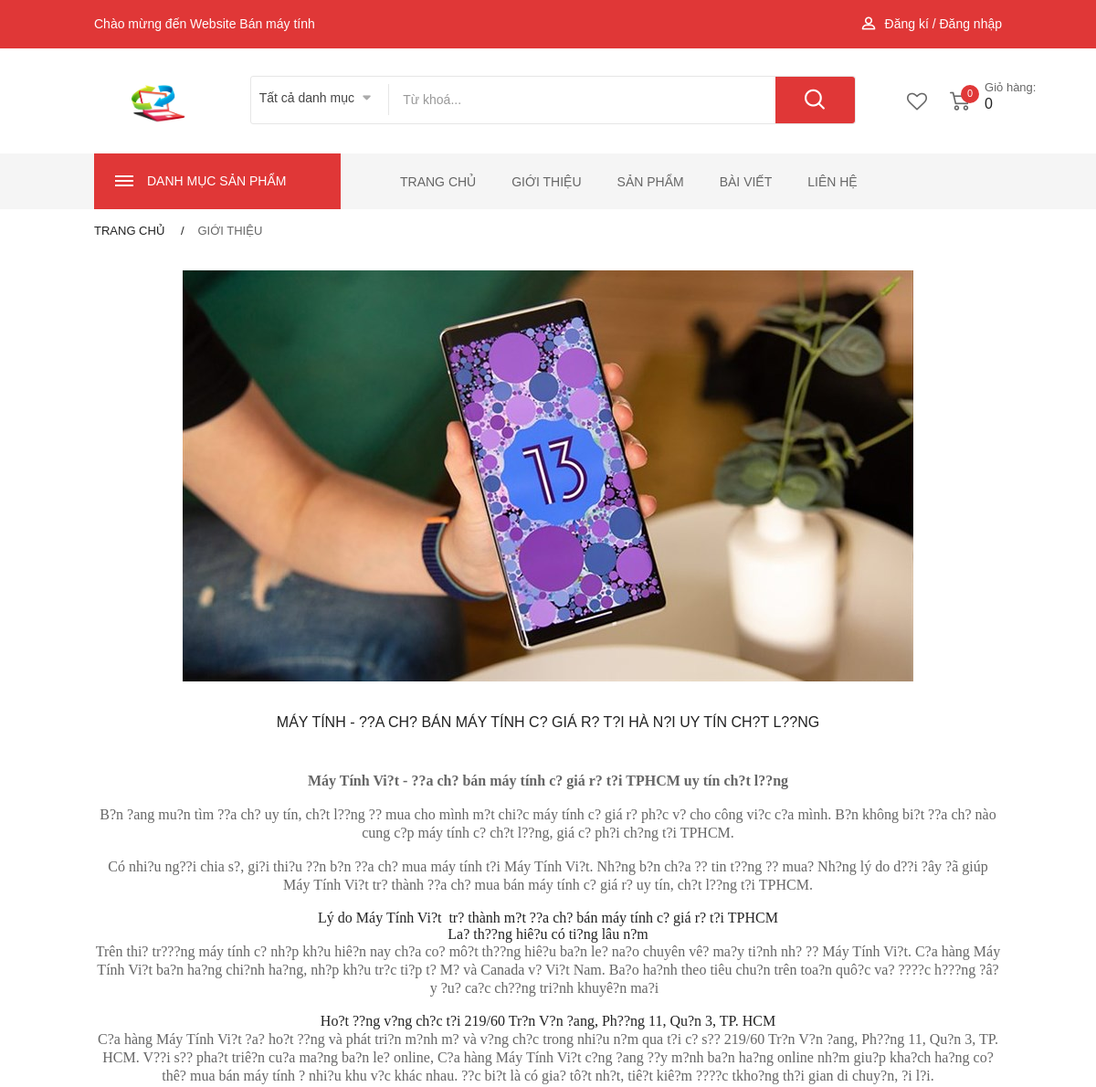
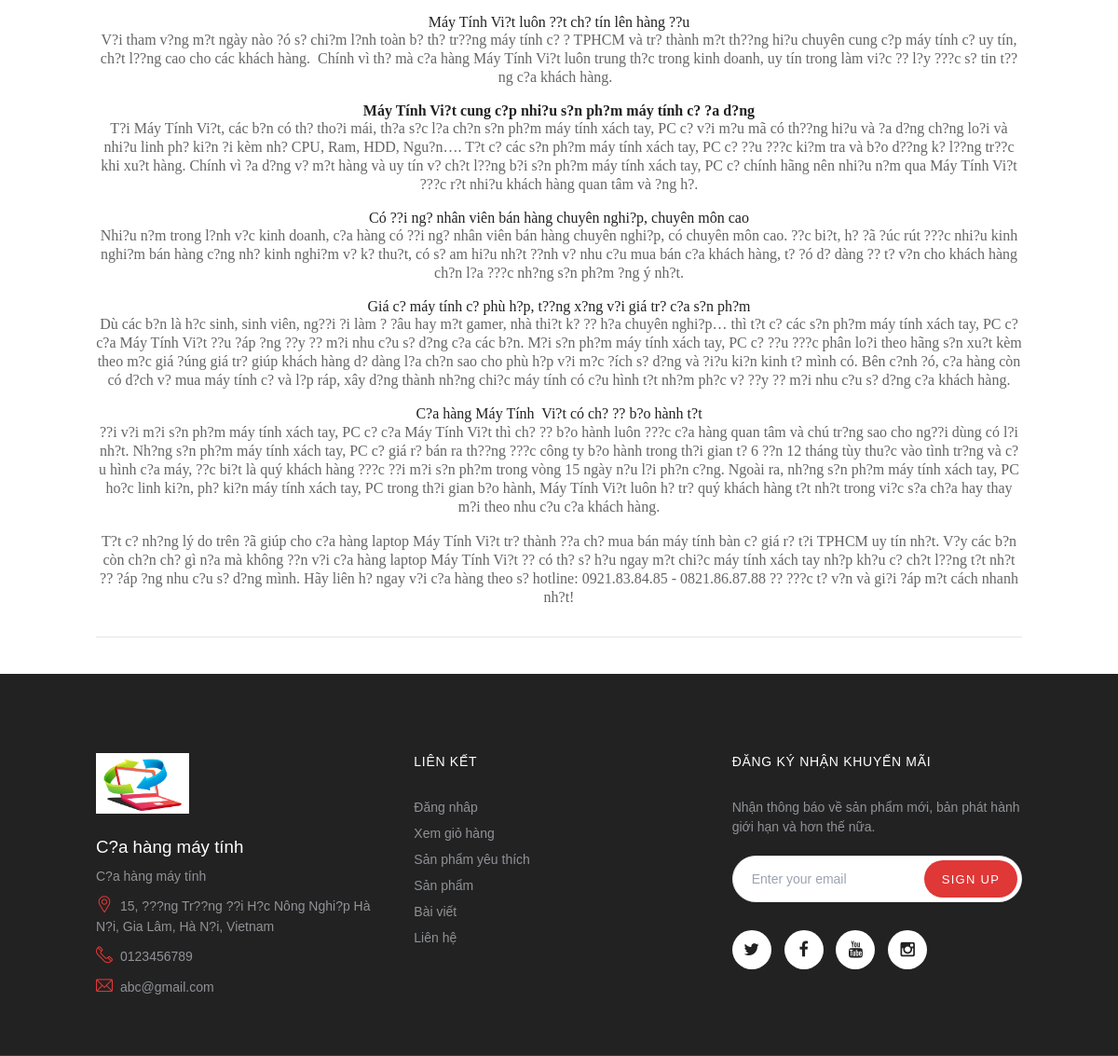
/maytinhv5/about.php, run on the app's committed database (2 pictures, top to bottom).
### tables this page shows
CREATE TABLE `tbl_settings` (
  `id` int(11) NOT NULL,
  `title` varchar(255) NOT NULL,
  `description` varchar(255) NOT NULL,
  `body` text NOT NULL,
  `phone` varchar(255) NOT NULL,
  `email` varchar(255) NOT NULL,
  `address` varchar(255) NOT NULL,
  `link_facebook` varchar(255) NOT NULL,
  `link_youtobe` varchar(255) NOT NULL,
  `link_twitter` varchar(255) NOT NULL,
  `link_instagram` varchar(255) NOT NULL,
  `logo` varchar(255) NOT NULL
);

CREATE TABLE `tbl_news` (
  `newId` int(11) NOT NULL,
  `title` varchar(255) NOT NULL,
  `description` varchar(255) NOT NULL,
  `body` text NOT NULL,
  `type` varchar(255) NOT NULL,
  `status` int(11) NOT NULL,
  `image` text NOT NULL
);

### maytinhv5/lib/session.php (called while the page is built, shortened)
<?php
class Session{
 public static function get($key){
    if (isset($_SESSION[$key])) {
     return $_SESSION[$key];
    } else {
     return false;
    }
 }
}
?>

### maytinhv5/classes/setting.php (called while the page is built, shortened)
<?php
	$filepath = realpath(dirname(__FILE__));
	include_once ($filepath.'/../lib/database.php');
?>
<?php
	class setting
	{
		private $db;
		public function __construct()
		{
			$this->db = new Database();
		}
        public function getSetting($id = 1)
        {
            $query = "SELECT * FROM tbl_settings where id = '$id'";
			$result = $this->db->select($query);
			return $result;
        }
	}
?>

### maytinhv5/lib/database.php (called while the page is built, shortened)
<?php
Class Database{
   public $host   = "localhost";
   public $user   = "root";
   public $pass   = "";
   public $dbname = "laptop";
   public $link;
private function connectDB(){
   $this->link = new mysqli($this->host, $this->user, $this->pass, $this->dbname);
   $this->link->set_charset("utf8");
 }
public function select($query){
  $result = $this->link->query($query) or
   die($this->link->error.__LINE__);
  if($result->num_rows > 0){
    return $result;
  } else {
    return false;
  }
 }
}

### maytinhv5/classes/cart.php (called while the page is built, shortened)
<?php
$filepath = realpath(dirname(__FILE__));
include_once($filepath . '/../lib/database.php');
?>
<?php
class cart
{
    private $db;
    public function __construct()
    {
        $this->db = new Database();
    }
    public function check_cart()
    {
        $sId = session_id();
        $query = "SELECT * FROM tbl_cart WHERE sId = '$sId'";
        $result = $this->db->select($query);
        return $result;
    }
}
?>

### maytinhv5/classes/new.php (called while the page is built, shortened)
<?php
	$filepath = realpath(dirname(__FILE__));
	include_once ($filepath.'/../lib/database.php');
?>
<?php
	class news
	{
		private $db;
		public function __construct()
		{
			$this->db = new Database();
		}
		public function show_about(){
			$query = "SELECT * FROM tbl_news where type = 0 LIMIT 1" ;
			$result = $this->db->select($query);
			return $result;
		}
	}
?>

### maytinhv5/about.php (the view)
<?php
	include 'includes/header.php';
?>
 <main class="site-main about-us">
        <div class="container">
            <ol class="breadcrumb-page">
                <li><a href="index-2.html">Trang chủ </a></li>
                <li class="active"><a href="#">Giới thiệu</a></li>
            </ol>
        </div>
        <?php $result =  $new->show_about();
        if($result){
            while($data = $result->fetch_assoc()){
        ?>
        <div class="container">
            <div class="banner-paralax">
                <a href="#"><img src="admin/uploads/<?php echo $data['image'] ?>" alt="banner-paralax"></a>
            </div>
        </div>
        <div class="container">
            <div class="about-text">
                <span class="about-text-center"><?php echo $data['title'] ?></span>
                <p><?php echo $data['body'] ?></p>
            </div>
        </div>
       <?php } } ?>
    </main>
<?php
	include 'includes/footer.php';
 ?>

### maytinhv5/includes/header.php (shortened to what this page needs)
<?php
include 'lib/session.php';
?>
<?php
include 'lib/database.php';
include 'classes/new.php';
$ct = new cart();
$new = new news();
$setting = new setting();
?>
<!DOCTYPE HTML>
<head>
	<link rel="stylesheet" type="text/css" href="assets/fonts/flaticon/flaticon.css">
	<link rel="stylesheet" type="text/css" href="assets/css/animate.css">
	<link rel="stylesheet" type="text/css" href="assets/css/bootstrap.min.css">
	<link rel="stylesheet" type="text/css" href="assets/css/font-awesome.css">
	<link rel="stylesheet" type="text/css" href="assets/css/pe-icon-7-stroke.css">
	<link rel="stylesheet" type="text/css" href="assets/css/owl.carousel.css">
	<link rel="stylesheet" type="text/css" href="assets/css/chosen.css">
	<link rel="stylesheet" type="text/css" href="assets/css/jquery.bxslider.css">
	<link rel="stylesheet" type="text/css" href="assets/css/style.css">
	<link href="dist/output.css" rel="stylesheet">
	<link rel="stylesheet" href="https://cdnjs.cloudflare.com/ajax/libs/notify/0.4.2/styles/metro/notify-metro.css" />
</head>
<body class="index-opt-1">
	<div class="wrapper">
		<header class="site-header header-opt-1">
			<div class="header-top">
				<div class="container">
					<ul class="nav-top-left">
						<li><a href="#">Chào mừng đến Website Bán máy tính</a></li>
					</ul>
					<ul class="nav-top-right dagon-nav">
						<li class="menu-item-has-children">
							<?php
								$login_check = Session::get('customer_login');
								if ($login_check) {
									echo '
									<a href="#"><i class="flaticon-profile" aria-hidden="true"></i>
										Tài khoản
									</a>
									';
								}else{
									echo '
									<a href="login.php"><i class="flaticon-profile" aria-hidden="true"></i>
										Đăng kí / Đăng nhập
									</a>
									';
								}
							?>
						</li>
					</ul>
				</div>
			</div>
			<?php
            $get_setting = $setting->getSetting();
            if($get_setting){
                while($result = $get_setting->fetch_assoc()){
            ?>
			<div class="header-content">
				<div class="container">
					<div class="row">
						<div class="col-md-2 nav-left">
							<strong class="logo">
								<a href="index.php"><img style="width: 70px;" src="admin/uploads/<?php echo $result['logo'] ?>" alt="logo"></a>
							</strong>
						</div>
						<div class="col-md-8 nav-mind">
							<div class="block-search">
								<div class="block-content">
								<form action="search.php" method="post">
									<div class="categori-search ">
										<select title="categories" name="category" data-placeholder="All Categories" class="chosen-select categori-search-option">
										<option value="all">Tất cả danh mục</option>
										</select>
									</div>
									<div class="form-search">
										<div class="box-group">
											<input type="text" name="tukhoa" class="form-control" placeholder="Từ khoá...">
											<button name="search_product" class="btn btn-search" type="submit">
												<span class="flaticon-magnifying-glass"></span>
											</button>
										</div>
									</div>
									</form>
								</div>
							</div>
						</div>
						<div class="col-md-2 nav-right">
							<div class="block-minicart dropdown style2">
								<a class="minicart" href="cart.php">
									<span class="counter qty">
										<span class="cart-icon"><i class="flaticon-shopping-cart" aria-hidden="true"></i></span>
										<?php
											$check_cart = $ct->check_cart();
											if ($check_cart) {
												$qty = Session::get("qty");
												echo'<span class="counter-number">'.$qty.'</span>';
											}
											else { ?>
												<span class="counter-number">0</span>
											<?php }
										?>
									</span>
									<span class="counter-your-cart">
										<span class="counter-label">Giỏ hàng:</span>
										<?php
											$check_cart = $ct->check_cart();
											if ($check_cart) {
												$sum = Session::get("sum");
												echo'
												<span class="counter-price">'.number_format($sum).'đ</span>
												';
											}
											else { ?>
												<span class="counter-price">0</span>
											<?php }
										?>
									</span>
								</a>
							</div>
							<a class="wishlist-minicart" href="wishlist.php"><i class="fa fa-heart-o" aria-hidden="true"></i></a>
						</div>
					</div>
				</div>
			</div>
			<?php } } ?>
			<div class="header-menu-bar header-sticky">
				<div class="header-menu-nav menu-style-2">
					<div class="container">
						<div class="header-menu-nav-inner ">
						<div id="box-vertical-megamenus" class="box-vertical-megamenus nav-toggle-cat">
                            <h4 class="title active">
                                    <span class="btn-open-mobile home-page">
                                        <span></span>
                                        <span></span>
                                        <span></span>
                                    </span>
                                <span class="title-menu">Danh mục sản phẩm</span>
                            </h4>
                        </div>
							<div class="header-menu header-menu-resize">
								<ul class="header-nav dagon-nav md:flex md:ml-12 space-x-2">
									<li class="menu-item-has-children arrow">
										<a href="index.php">Trang chủ</a>
									</li>
									<li class="menu-item-has-children arrow item-megamenu">
										<a href="about.php">Giới thiệu</a>
									</li>
									<li class="menu-item-has-children arrow">
										<a href="products.php">Sản phẩm</a>
									</li>
									<li class="menu-item-has-children arrow">
										<a href="news.php">Bài viết</a>
									</li>
									<li class="menu-item-has-children arrow">
										<a href="contact.php">Liên hệ</a>
									</li>
								</ul>
							</div>
						</div>
					</div>
				</div>
			</div>
		</header>
		<main class="site-main">

### maytinhv5/includes/footer.php (shortened to what this page needs)
</main>
<footer class="site-footer footer-opt-2" style="margin-top: 40px;">
        <?php
            $get_setting = $setting->getSetting();
            if($get_setting){
                while($result = $get_setting->fetch_assoc()){
            ?>
        <div class="footer-column equal-container">
            <div class="container">
                <div class="row">
                    <div class="col-md-4 col-sm-6 equal-elem">
                        <div class="logo-footer">
                            <img src="admin/uploads/<?php echo $result['logo'] ?>" style="width: 100px;margin:0px" alt="logo">
                        </div>
                        <div class="contacts">
                            <h2 class="text-white mb-4 text-3xl"><?php echo $result['title'] ?></h2>
                            <p class="contacts-info"><?php echo $result['description'] ?></p>
                            <span class="contacts-info info-address "><?php echo $result['address'] ?></span>
                            <span class="contacts-info info-phone"><?php echo $result['phone'] ?></span>
                            <span class="contacts-info info-support"><?php echo $result['email'] ?></span>
                        </div>
                    </div>
                    <div class="col-md-4 col-sm-6 equal-elem">
                        <div class="links">
                            <h3 class="title-of-section">Liên kết</h3>
                            <ul>
                                <li><a href="login.php">Đăng nhâp</a></li>
                                <li><a href="cart.php">Xem giỏ hàng</a></li>
                                <li><a href="wishlist.php">Sản phẩm yêu thích</a></li>
                                <li><a href="products.php">Sản phẩm</a></li>
                                <li><a href="news.php">Bài viết</a></li>
                                <li><a href="contact.php">Liên hệ</a></li>
                            </ul>
                        </div>
                    </div>
                    <div class="col-md-4 col-sm-6 equal-elem">
                        <div class="links">
                            <h3 class="title-of-section">Đăng ký nhận khuyến mãi</h3>
                            <span class="span-newsletter">Nhận thông báo về sản phẩm mới, bản phát hành giới hạn và hơn thế nữa.</span>
                            <div class="newsletter-form">
                                <form id="newsletter-validate-detail" class="form subscribe">
                                    <div class="control">
                                        <input type="email" placeholder="Enter your email" id="newsletter" name="email"
                                               class="input-subscribe">
                                        <button type="submit" title="Subscribe" class="btn subscribe">
                                            <span>Sign Up</span>
                                        </button>
                                    </div>
                                </form>
                            </div>
                            <div class="socials">
                                <a href="<?php echo $result['link_twitter'] ?>" class="social"><i class="fa fa-twitter" aria-hidden="true"></i></a>
                                <a href="<?php echo $result['link_facebook'] ?>" class="social"><i class="fa fa-facebook" aria-hidden="true"></i></a>
                                <a href="<?php echo $result['link_youtobe'] ?>" class="social"><i class="fa fa-youtube" aria-hidden="true"></i></a>
                                <a href="<?php echo $result['link_instagram'] ?>" class="social"><i class="fa fa-instagram" aria-hidden="true"></i></a>
                            </div>
                        </div>
                    </div>
                </div>
            </div>
        </div>
        <?php } } ?>
    </footer>
</div>
</body>
</html>

### data on the page
tbl_settings: logo (picture), title "C?a hàng máy tính", description "C?a hàng máy tính", address "15, ???ng Tr??ng ??i H?c Nông Nghi?p Hà N?i, Gia Lâm, Hà N?i, Vietnam", phone "0123456789", email "abc@gmail.com"
tbl_news: image (picture), title "MÁY TÍNH - ??A CH? BÁN MÁY TÍNH C? GIÁ R? T?I HÀ N?I UY TÍN CH?T L??NG", body "Máy Tính Vi?t - ??a ch? bán máy tính c? giá r? t?i TPHCM uy tín ch?t l??ng B?n ?ang mu?n tìm ??a ch? uy tín, ch?t l??ng ?? mua cho mình m?t chi?c máy tính c? giá r? ph?c v? cho công vi?c c?a mình. B?n không bi?t ??a ch? nào cung c?p máy tính c? ch?t l??ng, giá c? ph?i ch?ng t?i TPHCM. Có nhi?u ng??i chia s?, gi?i thi?u ??n b?n ??a ch? mua máy tính t?i Máy Tính Vi?t. Nh?ng b?n ch?a ?? tin t??ng ?? mua? Nh?ng lý do d??i ?ây ?ã giúp Máy Tính Vi?t tr? thành ??a ch? mua bán máy tính c? giá r? uy tín, ch?t l??ng t?i TPHCM. Lý do Máy Tính Vi?t tr? thành m?t ??a ch? bán máy tính c? giá r? t?i TPHCM La? th??ng hiê?u có ti?ng lâu n?m Trên thi? tr???ng máy tính c? nh?p kh?u hiê?n nay ch?a co? mô?t…"
